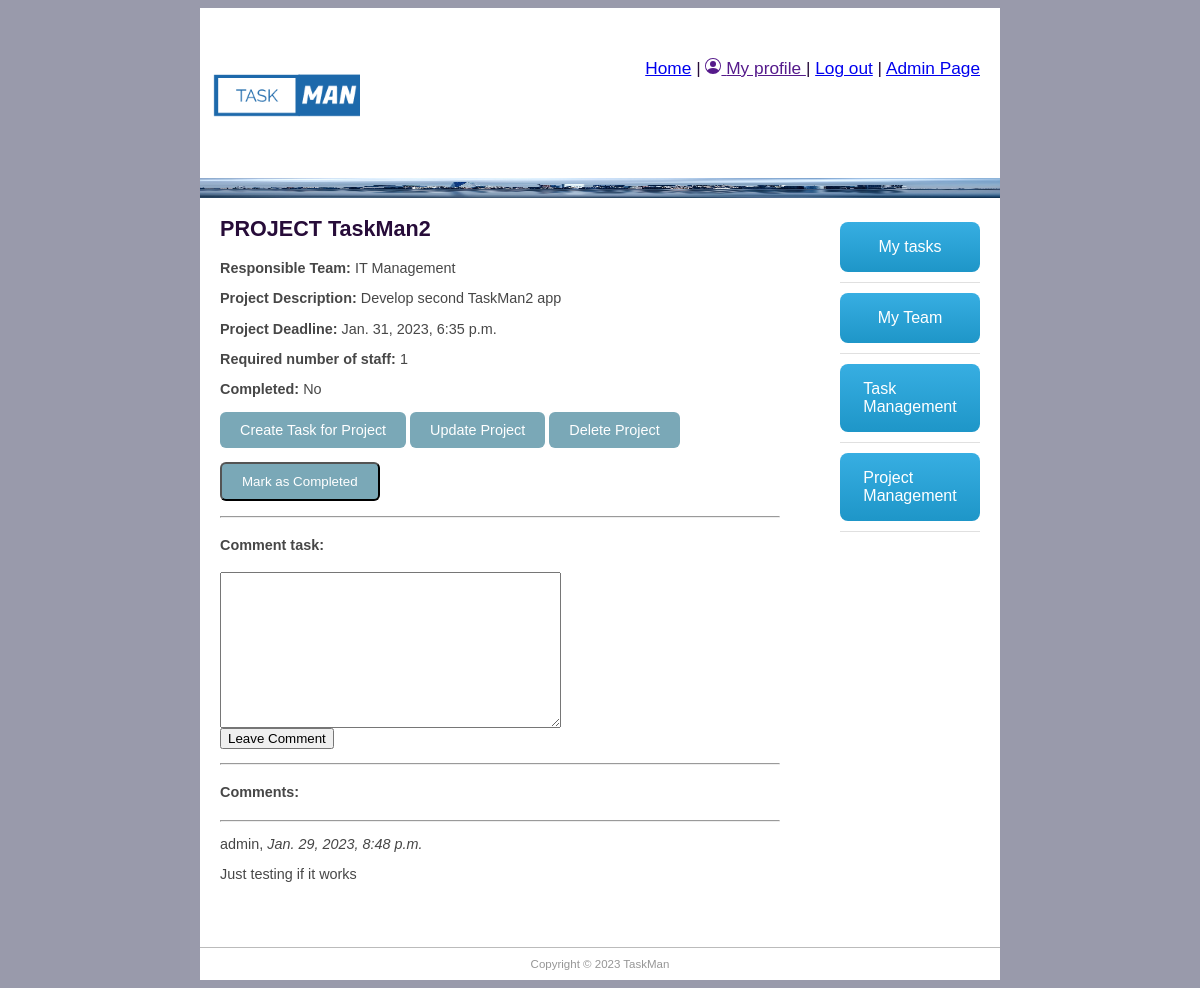
The page /taskman/projects/2 (signed in) on the database its author committed.
### taskman/models.py (models this page shows, shortened)
class Project(models.Model):
    title = models.CharField('Project title', max_length=100, help_text='Enter project title')
    description = models.TextField('Description', max_length=2000, help_text='Enter project description')
    group_id = models.ForeignKey(Group, help_text='Assign to a team', blank=True, on_delete=models.SET_NULL, null=True)
    employee_req = models.IntegerField('Number of employees expected', default=0)
    enddate = models.DateTimeField('Requested finish date', null=True, blank=True)
    created_on = models.DateTimeField(editable=False, auto_now_add=True)
    updated_on = models.DateTimeField(editable=False, auto_now_add=True)
    completed_on = models.BooleanField('Completed', default=False)

class ProjectComment(models.Model):
    project = models.ForeignKey(Project, on_delete=models.SET_NULL, null=True, blank=True)
    user = models.ForeignKey(User, on_delete=models.SET_NULL, null=True, blank=True)
    date_created = models.DateTimeField(auto_now_add=True)
    content = models.TextField('Comment', max_length=2000)

### taskman/views.py (the view, shortened to what this page needs)
# urls.py: path('projects/<int:pk>', views.ProjectDetailView.as_view(), name='project-detail'),
class ProjectDetailView(FormMixin, generic.DetailView, LoginRequiredMixin):
    model = Project  # automatiskai sukuriamas kintamasis Book -> book
    template_name = 'project_detail.html'  # nurodome is kur ims apipavidalinima internete
    form_class = ProjectCommentForm
    def get_context_data(self, **kwargs):
        context = super().get_context_data(**kwargs)
        current_employee = Employee.objects.get(user=self.request.user)
        context['current_employee'] = current_employee
        return context
    def get_object(self):
        return Project.objects.get(pk=self.kwargs['pk'])

### taskman/forms.py
class ProjectCommentForm(forms.ModelForm):
    class Meta:
        model = ProjectComment
        fields = ('content', 'project', 'user')
        widgets = {'project': forms.HiddenInput(), 'user': forms.HiddenInput()}

### taskman/templates/project_detail.html (shortened to what this page needs)
{% extends "base.html" %}
{% block content %}
<h1>PROJECT {{project.title}}</h1>
{% if current_employee.team_role.name == 'Manager' or current_employee.team_role.name == 'Team Lead'%}
<p><b>Responsible Team: </b> {{project.group_id}}</p>
<p><b>Project Description:</b> {{project.description}}</p>
<p><b>Project Deadline: </b>{{project.enddate}}</p>
<p><b>Required number of staff: </b>{{project.employee_req}} </p>
<p><b>Completed: </b>
    {% if project.completed_on == True %}
    Yes
    {%else%}
    No
    {%endif%}
</p>
<p>
    {% if project.completed_on == False %}
    <a class="button-cool" href="">Create Task for Project</a>
    {%endif%}
    <a class="button-cool" href="">Update Project</a>
    <a class="button-cool" href="">Delete Project</a>
</p>
{% if project.completed_on == False %}
<form method="POST" action="{% url 'complete-project' project.pk %}">
  <button type="submit" class="button-cool">Mark as Completed</button>
</form>
{%else%}
<form method="POST" action="{% url 'open-project' project.pk %}">
  {% csrf_token %}
  <button type="submit" class="button-cool">Mark as Open</button>
</form>
{%endif%}
<hr>
{% if user.is_authenticated %}
<div class="fieldWrapper">
    <h4>Comment task:</h4>
    <form action="" method="post">
        {{ form.content }}
        <br>
        <input type="submit", value="Leave Comment">
    </form>
</div>
{% endif %}
<hr>
<h4>Comments:</h4>
{% if project.projectcomment_set.all %}
{% for project_com in project.projectcomment_set.all %}
<hr>
<p>{{project_com.user}}, <em>{{project_com.date_created}}</em></p>
<p>{{project_com.content}}</p>
{% endfor %}
{% else %}
<p>No comments for the task</p>
{% endif %}
{%else%}
<p> You do not have permission to view project</p>
{%endif%}
{% endblock %}

### taskman/static/css/main.css (style rules this page uses)
body { background-color: #999AAB; font-family: "Trebuchet MS", Helvetica, sans-serif; font-size: 0.9em; text-align: justify; color: #474747; }
h1 { color: #270c39; }
.button-cool { display: inline-block; padding: 10px 20px; text-align: center; text-decoration: none; color: #ffffff; background-color: #7aa8b7; border-radius: 6px; outline: none; }

### taskman/templates/project_detail.html (style rules this page uses)
.button-cool { display: inline-block; padding: 10px 20px; text-align: center; text-decoration: none; color: #ffffff; background-color: #7aa8b7; border-radius: 6px; outline: none; }

### rows shown on the page
Project: title "TaskMan2", group_id "IT Management", description "Develop second TaskMan2 app", enddate "Jan. 31, 2023, 6:35 p.m.", employee_req "1"
ProjectComment: user "admin", date_created "Jan. 29, 2023, 8:48 p.m.", content "Just testing if it works"
